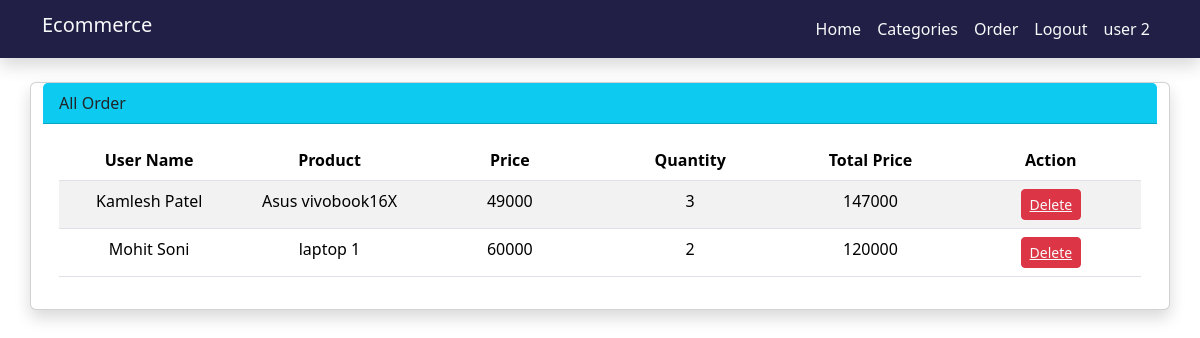
/dashboard/cart.php (signed in), run on the app's committed database.
### tables this page shows
CREATE TABLE `product_quantity` (
  `id` int(11) NOT NULL,
  `user_id` int(11) NOT NULL,
  `product_id` int(11) NOT NULL,
  `product_qty` int(11) NOT NULL,
  `created_at` timestamp NOT NULL DEFAULT current_timestamp(),
  `username` varchar(191) NOT NULL,
  `price` varchar(191) NOT NULL,
  `prod_name` varchar(191) NOT NULL,
  `email` varchar(191) NOT NULL,
  `phone` varchar(20) NOT NULL,
  `pin_code` varchar(10) NOT NULL,
  `address` varchar(191) NOT NULL,
  `status` tinyint(4) NOT NULL DEFAULT 0
);

### dashboard/cart.php (the view, shortened to what this page needs)
<?php
    include '../header.php';
    include 'config.php';
?>
    <div class="container my-4  product_data">
        <div class="row">
            <div class="card shadow">
                <div class="card-header bg-info">
                    All Order
                </div>
                <div class="card-body">
                    <table class="table table-striped text-center">
                        <thead>
                            <tr>
                            <th class="col-sm-2">User Name</th>
                            <th class="col-sm-2">Product</th>
                            <th class="col-sm-2">Price</th>
                            <th class="col-sm-2">Quantity</th>
                            <th class="col-sm-2">Total Price</th>
                            <th class="col-sm-2">Action</th>
                            </tr>
                        </thead>
                        <tbody>
                                <?php
                                    if(isset($_SESSION['login_id']))
                                    {
                                        $c = $_SESSION['login_id'];
                                        $sql = "SELECT * FROM `product_quantity` WHERE `user_id` = '$c' ";
                                        $res = $conn->query($sql);
                                    }
                                    if(mysqli_num_rows($res) > 0)
                                    {
                                        foreach($res as $row)
                                        {
                                            ?>
                            <tr>
                                <td><?= $row['username']; ?> </td>
                                <td><?= $row['prod_name']; ?> </td>
                                <td><?= $row['price']; ?> </td>
                                <td><?= $row['product_qty']; ?> </td>
                                            <?php
                                                $totalprice = $row['price'] * $row['product_qty'];
                                            ?>
                                <td><?= $totalprice; ?></td>
                                <td>
                                    <button class="btn btn-danger btn-sm">
                                        <a href="card_delete.php?del_id=<?= $row['id']; ?>" class="text-light"> Delete </a>
                                    </button>
                                </td>
                            </tr>
                                            <?php
                                        }
                                    }
                                ?>
                        </tbody>
                    </table>
                </div>
            </div>
        </div>
    </div>
<?php
    include '../footer.php';
?>

### data on the page
product_quantity: username "Kamlesh Patel", prod_name "Asus vivobook16X", price "49000", product_qty "3", totalprice "147000"
product_quantity: username "Mohit Soni", prod_name "laptop 1", price "60000", product_qty "2", totalprice "120000"

### other printed values
$_SESSION['username'] "user 2"
